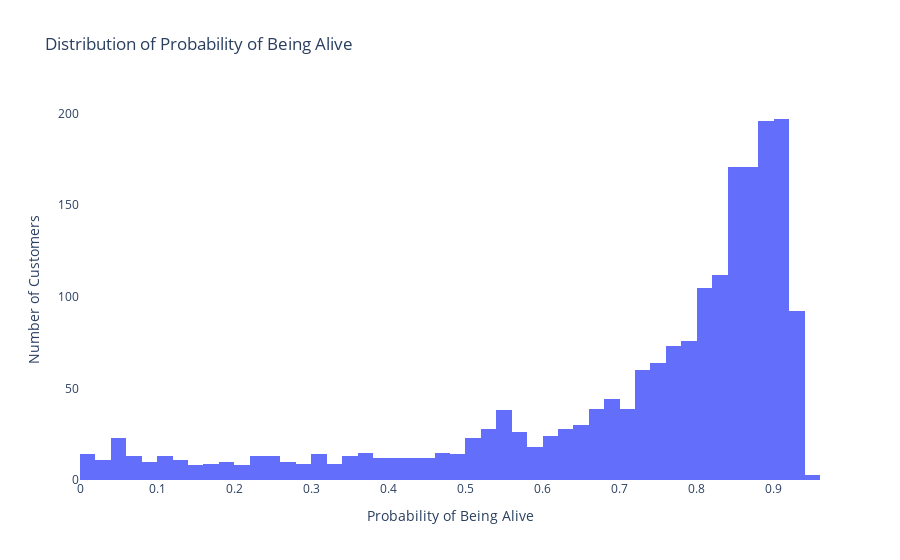

Notebook code for this chart:
### Code cell
visuals.customer_aliveness()

### Figure 1 — Plotly figure (JSON) as saved in the notebook; plotly's stock layout.template omitted (floating-point values rounded to 4 significant figures; data arrays with more than 128 entries replaced by an {"elided": "..."} marker saying what was removed)
{"data": [{"nbinsx": 50, "type": "histogram", "x": {"elided": "1960 float values"}}], "layout": {"paper_bgcolor": "rgba(0,0,0,0)", "plot_bgcolor": "rgba(0,0,0,0)", "title": {"text": "Distribution of Probability of Being Alive"}, "xaxis": {"title": {"text": "Probability of Being Alive"}}, "yaxis": {"title": {"text": "Number of Customers"}}}}
